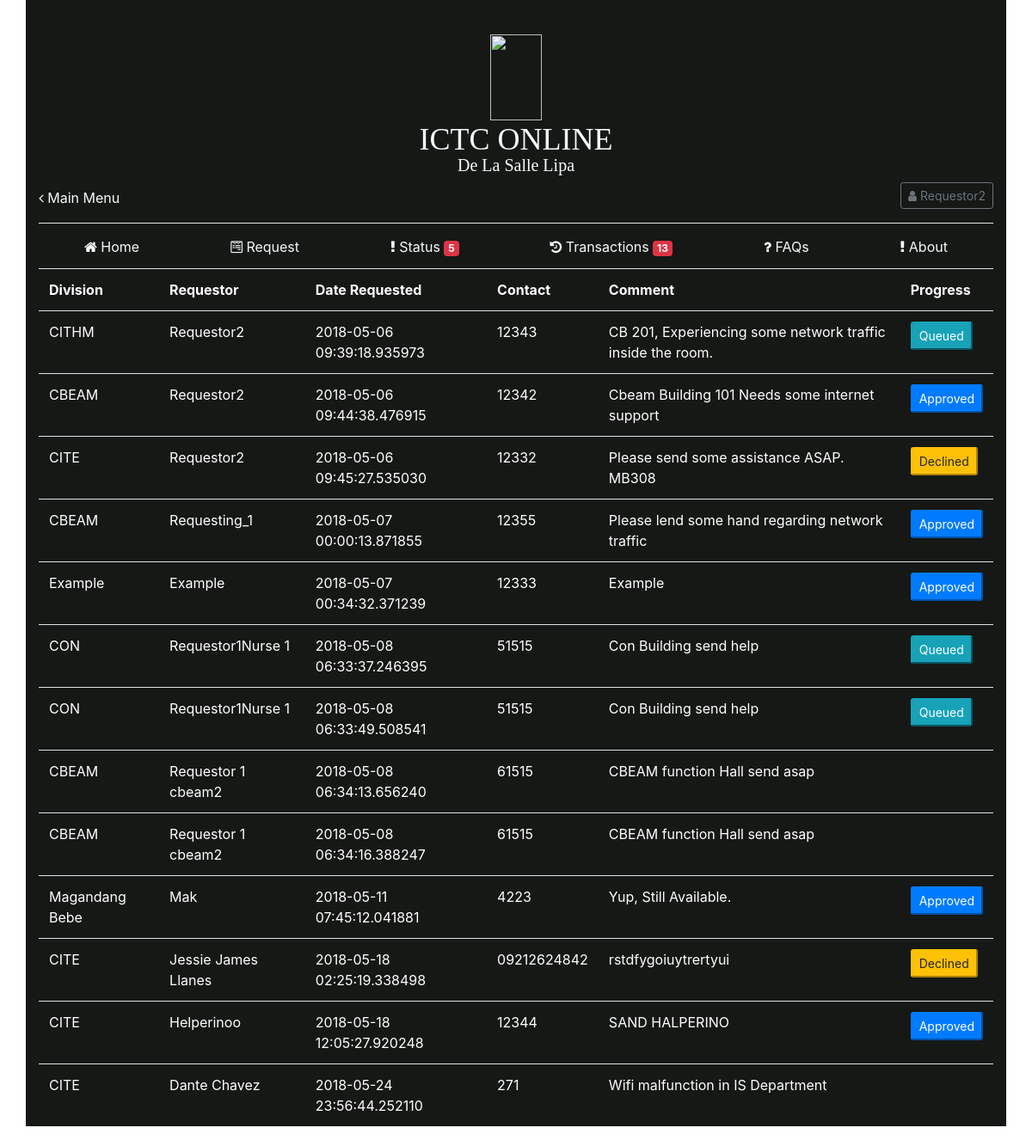
The page /test_managerequests.php (signed in) on the database its author committed.
### tables this page shows
CREATE TABLE `requestdatabase` (
  `id` int(11) NOT NULL,
  `division` varchar(255) NOT NULL,
  `contact` varchar(255) NOT NULL,
  `date` timestamp(6) NOT NULL DEFAULT CURRENT_TIMESTAMP(6),
  `comment` varchar(255) NOT NULL,
  `requestedby` varchar(255) NOT NULL,
  `username` varchar(255) NOT NULL,
  `status` varchar(255) NOT NULL,
  `note` varchar(255) NOT NULL,
  `technician` varchar(255) NOT NULL
);

### test_managerequests.php (the view, shortened to what this page needs)
<!doctype html>
<html lang="en">
  <head>
    <link rel="stylesheet" href="https://maxcdn.bootstrapcdn.com/bootstrap/4.0.0/css/bootstrap.min.css">
  </head>
  <?php include "index.php";?>
  <body>
    <table class="table table-hover">
        <?php
            if ($_SESSION['Usertype']=="Requestor" || $_SESSION['Usertype']=="Superior"  || $_SESSION['Usertype']=="ICTC")
            {
                echo '<tr>';
                echo '<th> <a>Division</a></th>';
                echo '<th> <a>Requestor</a></th>';
                echo '<th> <a>Date Requested</a></th>';
                echo '<th> <a>Contact</a></th>';
                echo '<th> <a>Comment</a></th>';
                echo '<th> <a>Progress</a></th>';
                echo '</tr>';
                if($_SESSION['Usertype']=="ICTC"){
                    $result = mysql_query("SELECT * FROM requestdatabase WHERE status='Queued'")
                    or die(mysql_error());
                }
                else{
                    $result = mysql_query("SELECT * FROM requestdatabase")
                    or die(mysql_error());
                }
                while($row = mysql_fetch_array( $result )){
                    echo '<td>' . $row['division'] . '</td>';
                    echo '<td>' . $row['requestedby'].'</td>';
                    echo '<td>' . $row['date'].'</td>';
                    echo '<td>' . $row['contact'] . '</td>';
                    echo '<td>' . $row['comment'] . '</td>';
                    ?>
                    <td>
                    <?php if($row['status']=="Pending"){
                            echo '<button type="button" class="btn-sm btn" data-toggle="modal" data-target="#exampleModal' . $row['id'] . '">';
                            echo $row['status'];
                            echo '</button>';
                        }elseif($row['status']=="Approved"){
                            echo '<button type="button" class="btn-sm btn-primary" data-toggle="modal" data-target="#exampleModal' . $row['id'] . '">';
                            echo $row['status'];
                            echo '</button>';
                        }elseif($row['status']=="Declined"){
                            echo '<button type="button" class="btn-sm btn-warning" data-toggle="modal" data-target="#exampleModal' . $row['id'] . '">';
                            echo $row['status'];
                            echo '</button>';
                        }elseif($row['status']=="Queued"){
                            echo '<button type="button" class="btn-sm btn-info" data-toggle="modal" data-target="#exampleModal' . $row['id'] . '">';
                            echo $row['status'];
                            echo '</button>';
                        }elseif($row['status']=="Completed"){
                            echo '<button type="button" class="btn-sm btn-success" data-toggle="modal" data-target="#exampleModal' . $row['id'] . '">';
                            echo $row['status'];
                            echo '</button>';
                        }
                        else
                    ?>
                    </td>
                    <?php
                }
            }
        ?>
    </table>
  </body>
</html>

### rows shown on the page
requestdatabase: division "CITHM", requestedby "Requestor2", date "2018-05-06 09:39:18.935973", contact "12343", comment "CB 201, Experiencing some network traffic inside the room.", status "Queued"
requestdatabase: division "CBEAM", requestedby "Requestor2", date "2018-05-06 09:44:38.476915", contact "12342", comment "Cbeam Building 101 Needs some internet support", status "Approved"
requestdatabase: division "CITE", requestedby "Requestor2", date "2018-05-06 09:45:27.535030", contact "12332", comment "Please send some assistance ASAP. MB308", status "Declined"
requestdatabase: division "CBEAM", requestedby "Requesting_1", date "2018-05-07 00:00:13.871855", contact "12355", comment "Please lend some hand regarding network traffic", status "Approved"
requestdatabase: division "Example", requestedby "Example", date "2018-05-07 00:34:32.371239", contact "12333", comment "Example", status "Approved"
requestdatabase: division "CON", requestedby "Requestor1Nurse 1", date "2018-05-08 06:33:37.246395", contact "51515", comment "Con Building send help", status "Queued"
requestdatabase: division "CON", requestedby "Requestor1Nurse 1", date "2018-05-08 06:33:49.508541", contact "51515", comment "Con Building send help", status "Queued"
requestdatabase: division "CBEAM", requestedby "Requestor 1 cbeam2", date "2018-05-08 06:34:13.656240", contact "61515", comment "CBEAM function Hall send asap"
requestdatabase: division "CBEAM", requestedby "Requestor 1 cbeam2", date "2018-05-08 06:34:16.388247", contact "61515", comment "CBEAM function Hall send asap"
requestdatabase: division "Magandang Bebe", requestedby "Mak", date "2018-05-11 07:45:12.041881", contact "4223", comment "Yup, Still Available.", status "Approved"
requestdatabase: division "CITE", requestedby "Jessie James Llanes", date "2018-05-18 02:25:19.338498", contact "09212624842", comment "rstdfygoiuytrertyui", status "Declined"
requestdatabase: division "CITE", requestedby "Helperinoo", date "2018-05-18 12:05:27.920248", contact "12344", comment "SAND HALPERINO", status "Approved"
requestdatabase: division "CITE", requestedby "Dante Chavez", date "2018-05-24 23:56:44.252110", contact "271", comment "Wifi malfunction in IS Department"

### other values the page prints
$_SESSION['username'] "Requestor2"
$count "5"
$c "13"
